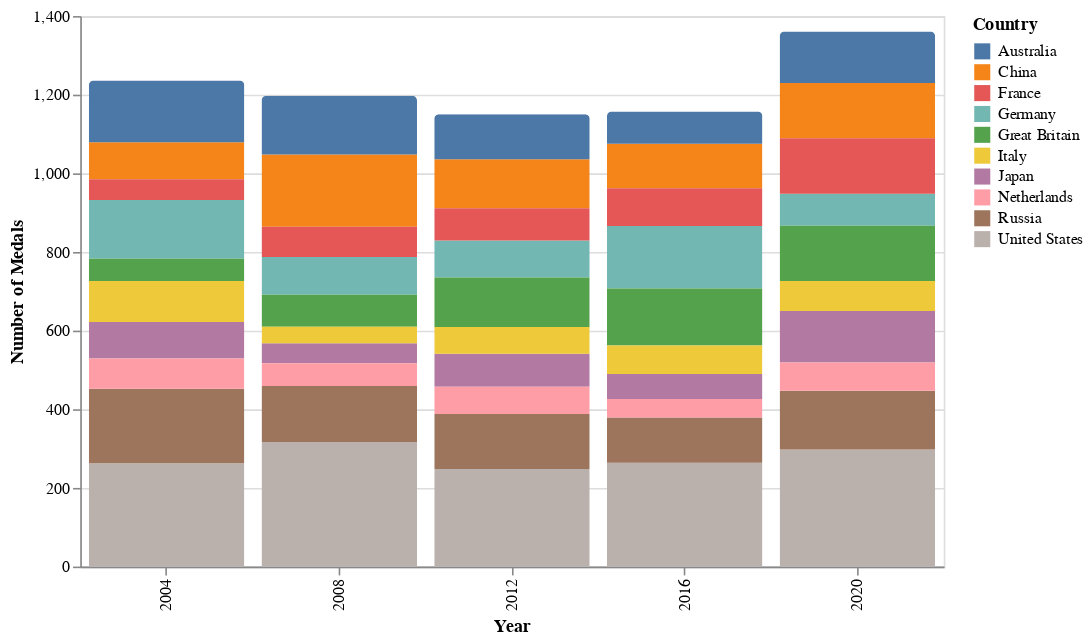

Vega-Lite specification for this chart:
### Vega-Lite specification from a JSON file in a GitHub repository (floating-point values rounded to 4 significant figures)
{"$schema": "https://vega.github.io/schema/vega-lite/v5.json", "width": 680, "height": 400, "autosize": {"type": "fit", "contains": "padding"}, "data": {"values": [{"Country": "United States", "Year": 2020, "Value": 298}, {"Country": "United States", "Year": 2008, "Value": 317}, {"Country": "United States", "Year": 2016, "Value": 264}, {"Country": "United States", "Year": 2004, "Value": 263}, {"Country": "United States", "Year": 2012, "Value": 248}, {"Country": "Russia", "Year": 2020, "Value": 149}, {"Country": "Russia", "Year": 2008, "Value": 142}, {"Country": "Russia", "Year": 2016, "Value": 115}, {"Country": "Russia", "Year": 2004, "Value": 189}, {"Country": "Russia", "Year": 2012, "Value": 140}, {"Country": "China", "Year": 2020, "Value": 141}, {"Country": "China", "Year": 2008, "Value": 184}, {"Country": "China", "Year": 2016, "Value": 113}, {"Country": "China", "Year": 2004, "Value": 94}, {"Country": "China", "Year": 2012, "Value": 125}, {"Country": "Australia", "Year": 2020, "Value": 131}, {"Country": "Australia", "Year": 2008, "Value": 149}, {"Country": "Australia", "Year": 2016, "Value": 82}, {"Country": "Australia", "Year": 2004, "Value": 157}, {"Country": "Australia", "Year": 2012, "Value": 114}, {"Country": "Germany", "Year": 2020, "Value": 81}, {"Country": "Germany", "Year": 2008, "Value": 96}, {"Country": "Germany", "Year": 2016, "Value": 159}, {"Country": "Germany", "Year": 2004, "Value": 149}, {"Country": "Germany", "Year": 2012, "Value": 94}, {"Country": "Great Britain", "Year": 2020, "Value": 141}, {"Country": "Great Britain", "Year": 2008, "Value": 81}, {"Country": "Great Britain", "Year": 2016, "Value": 145}, {"Country": "Great Britain", "Year": 2004, "Value": 57}, {"Country": "Great Britain", "Year": 2012, "Value": 126}, {"Country": "France", "Year": 2020, "Value": 141}, {"Country": "France", "Year": 2008, "Value": 77}, {"Country": "France", "Year": 2016, "Value": 96}, {"Country": "France", "Year": 2004, "Value": 53}, {"Country": "France", "Year": 2012, "Value": 82}, {"Country": "Japan", "Year": 2020, "Value": 131}, {"Country": "Japan", "Year": 2008, "Value": 51}, {"Country": "Japan", "Year": 2016, "Value": 64}, {"Country": "Japan", "Year": 2004, "Value": 93}, {"Country": "Japan", "Year": 2012, "Value": 84}, {"Country": "Italy", "Year": 2020, "Value": 76}, {"Country": "Italy", "Year": 2008, "Value": 42}, {"Country": "Italy", "Year": 2016, "Value": 72}, {"Country": "Italy", "Year": 2004, "Value": 104}, {"Country": "Italy", "Year": 2012, "Value": 68}, {"Country": "Netherlands", "Year": 2020, "Value": 72}, {"Country": "Netherlands", "Year": 2008, "Value": 58}, {"Country": "Netherlands", "Year": 2016, "Value": 47}, {"Country": "Netherlands", "Year": 2004, "Value": 77}, {"Country": "Netherlands", "Year": 2012, "Value": 69}]}, "mark": {"type": "bar", "cornerRadiusTopLeft": 3, "cornerRadiusTopRight": 3}, "encoding": {"x": {"field": "Year", "type": "ordinal", "axis": {"title": "Year"}}, "y": {"field": "Value", "type": "quantitative", "axis": {"title": "Number of Medals"}, "stack": "zero"}, "color": {"field": "Country", "type": "nominal", "legend": {"title": "Country"}}, "tooltip": [{"field": "Country", "type": "nominal", "title": "Country"}, {"field": "Year", "type": "ordinal", "title": "Year"}, {"field": "Value", "type": "quantitative", "title": "Medals"}]}}
